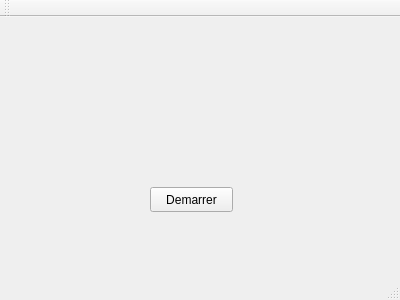
<?xml version="1.0" encoding="UTF-8"?>
<ui version="4.0">
 <class>pong</class>
 <widget class="QMainWindow" name="pong">
  <property name="geometry">
   <rect>
    <x>0</x>
    <y>0</y>
    <width>400</width>
    <height>300</height>
   </rect>
  </property>
  <property name="windowTitle">
   <string>Pong! Arbitre</string>
  </property>
  <widget class="QWidget" name="centralWidget">
   <widget class="QPushButton" name="btnStart">
    <property name="geometry">
     <rect>
      <x>150</x>
      <y>170</y>
      <width>83</width>
      <height>25</height>
     </rect>
    </property>
    <property name="text">
     <string>Demarrer</string>
    </property>
   </widget>
  </widget>
  <widget class="QMenuBar" name="menuBar">
   <property name="geometry">
    <rect>
     <x>0</x>
     <y>0</y>
     <width>400</width>
     <height>25</height>
    </rect>
   </property>
  </widget>
  <widget class="QToolBar" name="mainToolBar">
   <attribute name="toolBarArea">
    <enum>TopToolBarArea</enum>
   </attribute>
   <attribute name="toolBarBreak">
    <bool>false</bool>
   </attribute>
  </widget>
  <widget class="QStatusBar" name="statusBar"/>
 </widget>
 <layoutdefault spacing="6" margin="11"/>
 <resources/>
 <connections/>
</ui>
